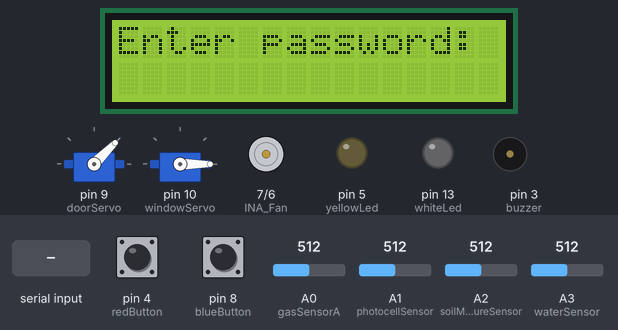
A sketch run on a simulated Arduino Uno, built with avr-gcc and run on an emulated ATmega328P. On the bench: 16×2 character LCD, 2 × servo, motor-driver pin pairs drawn as motors (green arrow = first pin HIGH = forward, orange = second pin HIGH = backward, longer = more drive), output pins drawn as LEDs (lit = HIGH), buzzer (waves = sounding). The inputs (shaded band) are chosen by the test bench; at power-on: pin 4 (redButton) LOW, pin 8 (blueButton) HIGH, A0 (gasSensorA) = 512, A1 (photocellSensor) = 512, A2 (soilMoistureSensor) = 512, A3 (waterSensor) = 512. What the sketch prints to the serial monitor is not drawn.

Above: at 1.2 s.
1.3 s: "r" received over Serial
At 2.6 s:
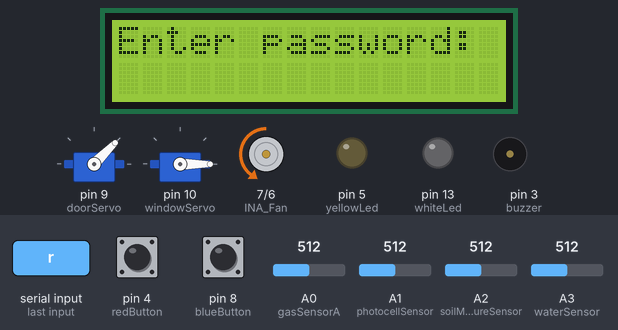
At 22.4 s:
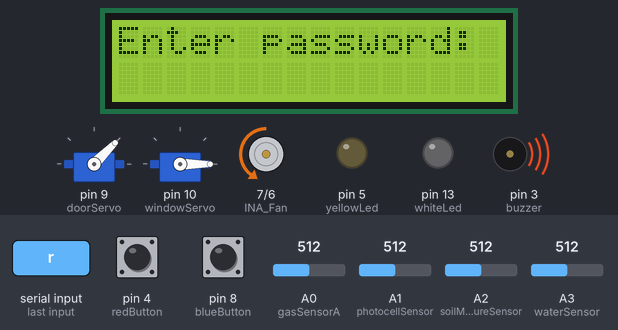
Timing chart, 0 to 23.5 s (numbered marks = the images above; inputs shaded):
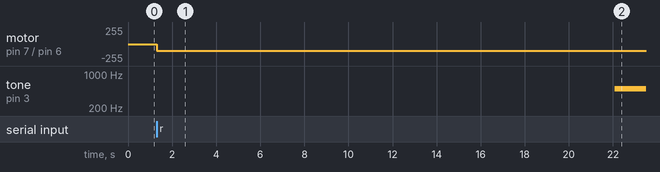

The sketch:

licenta_noua.ino
```cpp
/*=========================LIBRARIES====================================================*/
#include <Servo.h>
#include <Wire.h>
#include <LiquidCrystal_I2C.h>
/*=======================END OF LIBRARIES===============================================*/

/*=======================DEFINES========================================================*/
#define whiteLed 13
#define whiteLedPeriod 5000
#define yellowLed 5
#define INA_Fan 7
#define INB_Fan 6
#define doorOpenAngle 120
#define doorCloseAngle 45
#define windowOpenAngle 120
#define windowCloseAngle 0
#define buzzer 3
#define pirMotionSensor 2
#define gasSensorA A0
#define gasSensorD 11
#define calibrationPeriod 22000
#define waterSensor A3
#define photocellSensor A1
#define soilMoistureSensor A2
#define redButton 4
#define blueButton 8
#define sensorReadPeriod 200
#define openDoorPeriod 4000
#define openMessPeriod 2000
#define errMessPeriod 1500
#define againMessPeriod 1500
#define btnPeriod 1000
/*======================END OF DEFINES==================================================*/

/*=======================GLOBAL VARIABLES===============================================*/
LiquidCrystal_I2C mylcd(0x27, 16, 2);

volatile int incomingValue = 0;

volatile bool whiteLedOnFlag = false;
unsigned long startWhiteLedTime = 0;
unsigned long endWhiteLedTime = 0;

Servo doorServo;
Servo windowServo;

bool flagDoorSwOn = false;

volatile int pirMotionValue;
unsigned long lastPIRReadTime = 0;
unsigned long currentMillisPIR = 0;

unsigned long startGasTime = 0;

//Variables used to calculate the average of sensors' values
int gasMedian = 0;
int waterMedian = 0;
int photocellMedian = 0;
int soilMoistureMedian = 0;
int gasSum = 0;
int waterSum = 0;
int photocellSum = 0;
int soilMoistureSum = 0;

//Button states used to detect pushed buttons
unsigned long btnRedPressTime = 0;
String password = "";
volatile int btnRedState = 0;
volatile int lastBtnRedState = 0;
unsigned long btnRedStartPressed = 0;
unsigned long btnRedEndPressed = 0;

unsigned long startOpenTime = 0;
unsigned long endOpenTime = 0;
volatile bool messageOpenFlag = false;

unsigned long startErrorTime = 0;
unsigned long endErrorTime = 0;
volatile bool messageErrorFlag = false;

unsigned long startAgainTime = 0;
unsigned long endAgainTime = 0;
volatile bool messageAgainFlag = false;

unsigned long startOpenDoorTime = 0;
unsigned long endOpenDoorTime = 0;
volatile bool openDoorFlag = false;

//Variables used to compute the average of sensors' values from 5 readings at 200ms interval
unsigned long lastSensorReadTime = 0;
unsigned long currentMillisSensor = 0;
unsigned int number_of_readings = 0;
/*===========================END OF GLOBAL VARIABLES==================================*/

void setup(){

  //Set pins mode
  pinMode(whiteLed, OUTPUT);
  pinMode(yellowLed, OUTPUT);
  pinMode(INA_Fan, OUTPUT);
  pinMode(INB_Fan, OUTPUT);
  pinMode(buzzer, OUTPUT);
  pinMode(pirMotionSensor, INPUT);
  pinMode(photocellSensor, INPUT);
  pinMode(soilMoistureSensor, INPUT);
  pinMode(gasSensorA, INPUT);
  pinMode(gasSensorD, INPUT);
  pinMode(waterSensor, INPUT);
  pinMode(redButton, INPUT);
  pinMode(blueButton, INPUT);

  Serial.begin(9600);

  //Initialize LCD
  mylcd.init();
  mylcd.backlight();
  mylcd.print("Enter password:");

  //Initialize servo motors
  doorServo.attach(9);
  windowServo.attach(10);
  doorServo.write(doorCloseAngle);
  windowServo.write(windowCloseAngle);

  // Start gas sensor calbration time
  startGasTime = millis();
}

void loop(){

  auto_sensor();

  if (Serial.available() > 0)
  {
    incomingValue = Serial.read();
  }
  switch (incomingValue)
  {
    // If Interior Light Switch is turned ON and no gas is detected
    case 'a':
      if(gasMedian <= 341 )
      {
        digitalWrite(yellowLed, HIGH);
      }
      break;
    // If Interior Light Switch is turned OFF
    case 'b':
      digitalWrite(yellowLed, LOW);
      break;
    // If Ventilation Switch is turned ON
    case 'r':
      digitalWrite(INA_Fan, LOW);
      analogWrite(INB_Fan, 100);
      break;
    // If Ventilation Switch is turned OFF
    case 's':
      digitalWrite(INA_Fan, LOW);
      analogWrite(INB_Fan, 0);
      break;
    // If Door Switch is turned ON
    case 'l':
    if(openDoorFlag == false) {
      doorServo.write(doorOpenAngle);
      flagDoorSwOn = true;
    }
      break;
    // If Door Switch is turned OFF
    case 'm':
      if (flagDoorSwOn == true){
        doorServo.write(doorCloseAngle);
        flagDoorSwOn = false;
      }
      break;
    // If Window Switch is turned ON and it is not raining
    case 'n':
      if(waterMedian <= 341)
      {
        windowServo.write(windowOpenAngle);
      }
      break;
    // If Window Switch is turned OFF
    case 'o':
      windowServo.write(windowCloseAngle);
      break;
  }
}
// Function for sensors' functionalities
void auto_sensor(){
  // Read the sensor values and send the values to the application once per second
  currentMillisSensor = millis();
  if(currentMillisSensor - lastSensorReadTime > sensorReadPeriod)
  {
    lastSensorReadTime = currentMillisSensor;

    gasSum +=  analogRead(gasSensorA);
    waterSum +=  analogRead(waterSensor);
    photocellSum += analogRead(photocellSensor);
    soilMoistureSum += analogRead(soilMoistureSensor);

    number_of_readings++;

    //if 5 readings have passed = 1 second
    if(number_of_readings == 5)
    {
      //Compute average of sensors' values
      gasMedian = gasSum / 5;
      waterMedian = waterSum / 5;
      photocellMedian = photocellSum / 5;
      soilMoistureMedian = soilMoistureSum / 5;

      Serial.print(gasMedian);
      Serial.print("|");
      Serial.print(waterMedian);
      Serial.print("|");
      Serial.print(photocellMedian);
      Serial.print("|");
      Serial.println(soilMoistureMedian);

      //reset variables
      gasSum = 0;
      waterSum = 0;
      photocellSum = 0;
      soilMoistureSum = 0;
      number_of_readings = 0;
    }

  }
  // After calibration time, if gas is detected, an alarm will sound and the interior light will turn off
  if (millis() - startGasTime < calibrationPeriod)
  {
    noTone(buzzer);
  }
  else{
    if (gasMedian > 341 && gasMedian <= 600)
    {
      digitalWrite(yellowLed, LOW);
      tone(buzzer, 500);
    }
    else if (gasMedian > 600)
    {
      tone(buzzer, 1000);
    }
    else
    {
      noTone(buzzer);
    }
  }

  // If rain is detected, the window will close
  if (waterMedian > 341)
  {
    windowServo.write(windowCloseAngle);
  }

  // If it is dark and any movement is detected, the exterior light will turn on for 5 seconds
  if (photocellMedian > 682 )
  {
    currentMillisPIR = millis();
    if (currentMillisPIR - lastPIRReadTime > sensorReadPeriod)
    {
      lastPIRReadTime = currentMillisPIR;
      pirMotionValue = digitalRead(pirMotionSensor);

      if(pirMotionValue == HIGH && whiteLedOnFlag == false)
      {
        digitalWrite(whiteLed, HIGH);
        startWhiteLedTime = millis();
        whiteLedOnFlag = true;
      }
    }
  }

  endWhiteLedTime = millis();
  if (endWhiteLedTime - startWhiteLedTime >= whiteLedPeriod)
  {
    digitalWrite(whiteLed, LOW);
    whiteLedOnFlag = false;
  }

  door();
}

// Function for the functionality of opening the door using the password
void door(){

// If the Door Switch is turned OFF
  if(  flagDoorSwOn == false )
  {
    btnRedState = digitalRead(redButton);
    if (btnRedState != lastBtnRedState)
    {
      if (btnRedState == LOW)
      {
        btnRedStartPressed = millis();
      }
      else
      {
        btnRedEndPressed = millis();
        if (btnRedEndPressed - btnRedStartPressed > 0 && btnRedEndPressed - btnRedStartPressed <= btnPeriod)
        {
          password += ".";
        }
        else if (btnRedEndPressed - btnRedStartPressed > btnPeriod && btnRedStartPressed != 0)
        {
          password += "-";
        }
        mylcd.setCursor(0, 1);
        mylcd.print(password);
      }
    }

    lastBtnRedState = btnRedState;

    if (digitalRead(blueButton) == LOW)
    {
      if (password == ".--.")
      {
        mylcd.clear();
        mylcd.print("OPEN!");
        startOpenTime = millis();
        messageOpenFlag=true;
        doorServo.write(doorOpenAngle);
        startOpenDoorTime = millis();
        openDoorFlag = true;
      } else if (password != ".--." && password != "")
      {
        mylcd.clear();
        mylcd.print("ERROR!");
        messageErrorFlag = true;
        startErrorTime = millis();

      }
      password = "";

    }

    endOpenTime = millis();
    if(messageOpenFlag == true && endOpenTime - startOpenTime >= openMessPeriod)
    {
      mylcd.clear();
      mylcd.print("Enter password:");
      messageOpenFlag = false;
    }

    endErrorTime=millis();
    if(messageErrorFlag == true && endErrorTime - startErrorTime >= errMessPeriod)
    {
      mylcd.clear();
      mylcd.print("AGAIN!");
      startAgainTime = millis();
      messageErrorFlag = false;
      messageAgainFlag = true;
    }

    endAgainTime = millis();
    if(messageAgainFlag == true && endAgainTime - startAgainTime >= againMessPeriod)
    {
      mylcd.clear();
      mylcd.print("Enter password:");
      messageAgainFlag = false;
    }

    endOpenDoorTime = millis();
    if (openDoorFlag == true && endOpenDoorTime - startOpenDoorTime >= openDoorPeriod)
    {
      doorServo.write(doorCloseAngle);
      openDoorFlag = false;
    }
  }

}
```

Measured:
- after the input at 1.3 s, motor on pin 7 (INA_Fan) / pin 6 (INB_Fan): stopped → backward 100/255 at once
